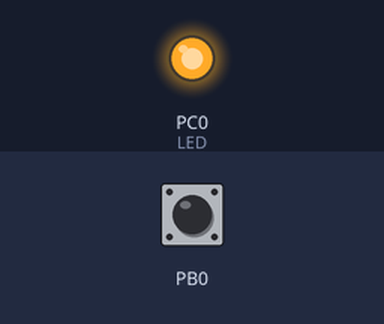
The program below on a simulated ATmega328P, built with avr-gcc and emulated at 1 MHz (the files do not name the chip). Parts: output pins drawn as LEDs (lit = HIGH). The inputs (shaded band) are chosen by the test bench; at power-on: PB0 HIGH.

Above: at 1.2 s.
1.3 s: PB0 pulled LOW for 0.15 s
At 1.9 s:
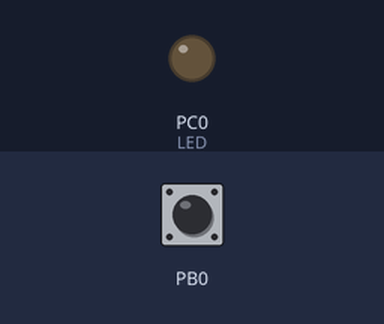
2.9 s: PB0 pulled LOW for 1 s
At 4.4 s:
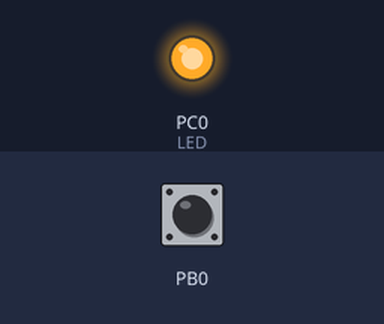
5.4 s: PB0 pulled LOW for 3.2 s
At 6.3 s:
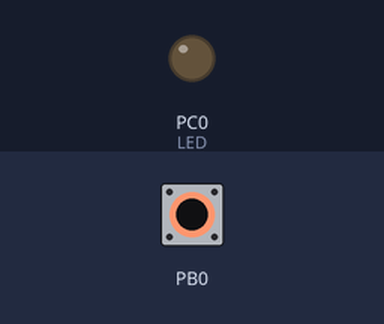
Timing chart, 0 to 8.4 s (numbered marks = the images above; inputs shaded):
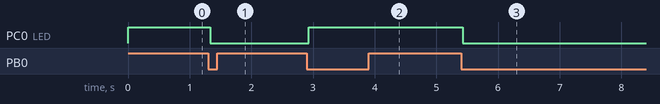

The program:

main.c
```c
/*
 * main.c
 *
 *  Created on: Sep 4, 2022
 *     	Example_3
 *      (  LED is ON while the  push Button )
 */


#include<avr/io.h>
#include<util/delay.h>
#define F_CPU 1000000UL
 // PB0 is push button with internal pull up 0 --> ON , 1-->OFF
// PC0 is LED Negative logic 0--> ON , 1--> OFF

int main(void){
	DDRB&=~(1<<PB0); // PB0 is input
	PORTB|=(1<<PB0); // activate internal Pull up Resistor

	DDRC|=(1<<PC0); // PC0 is output
	PORTC|=(1<<PC0); // LED is OFF
	unsigned char flag=0;
	while(1){
		// to avoid push button bounce
		if(!(PINB&(1<<PB0))){
			_delay_ms(30); //Bouncing Period
			if(!(PINB&(1<<PB0))){
				if (flag==0){
					PORTC^=(1<<PC0);
					flag=1;
				}

			}


			}
		else{
			flag=0;
		}

		}

	}
```

Measured:
- after the input at 1.3 s, PC0 (LED): HIGH → LOW at once
- after the input at 2.9 s, PC0 (LED): LOW → HIGH at once
- after the input at 5.4 s, PC0 (LED): HIGH → LOW at once
